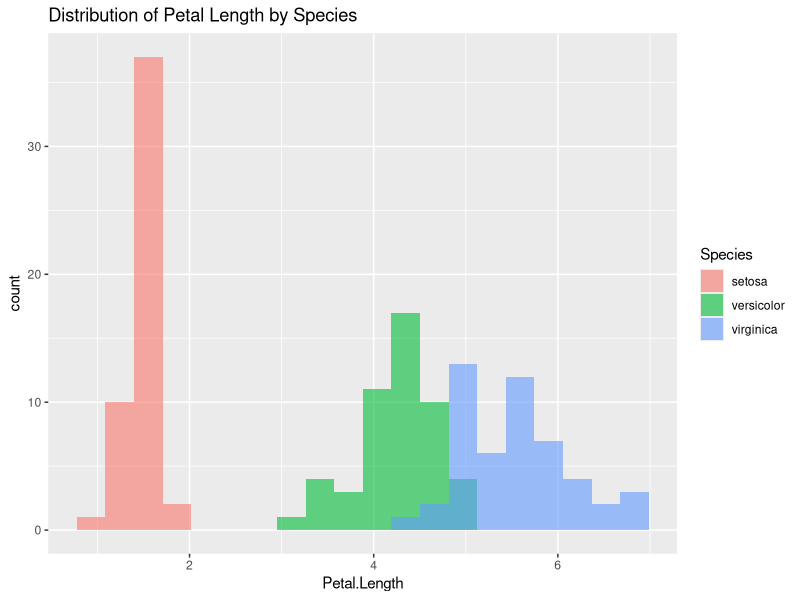
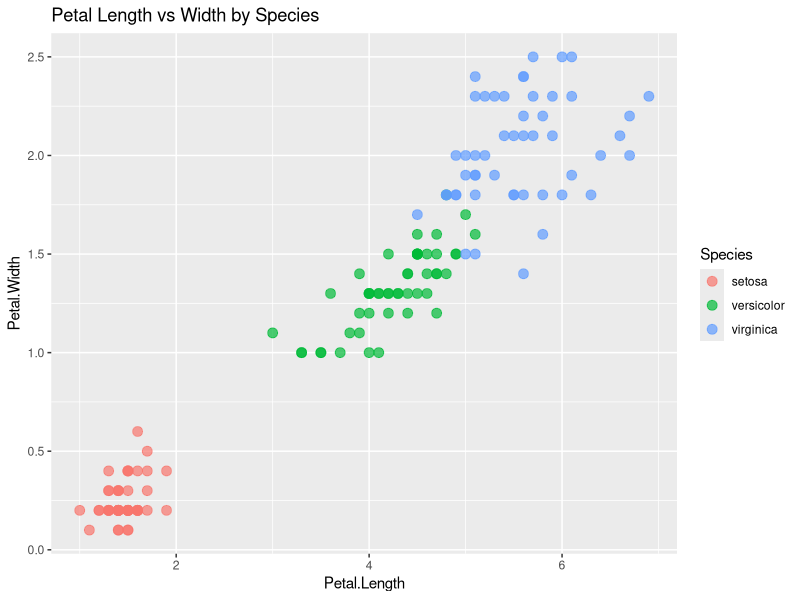
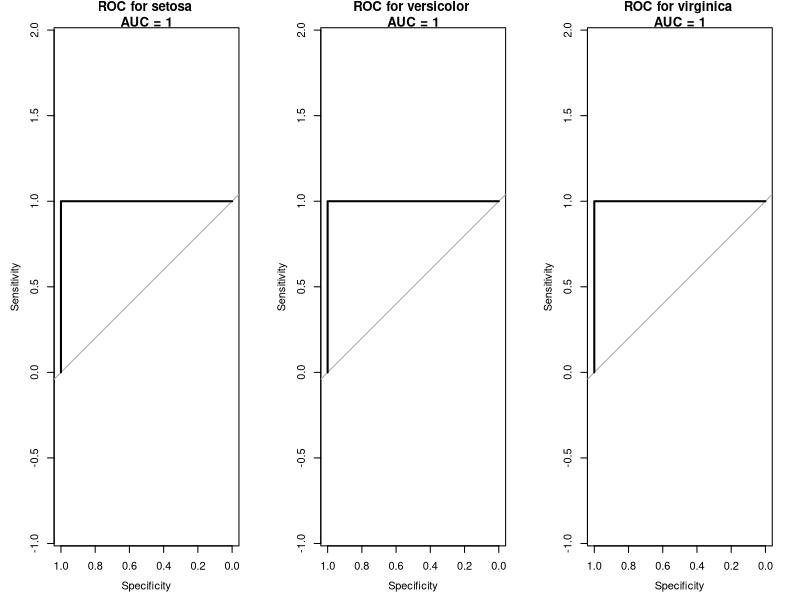
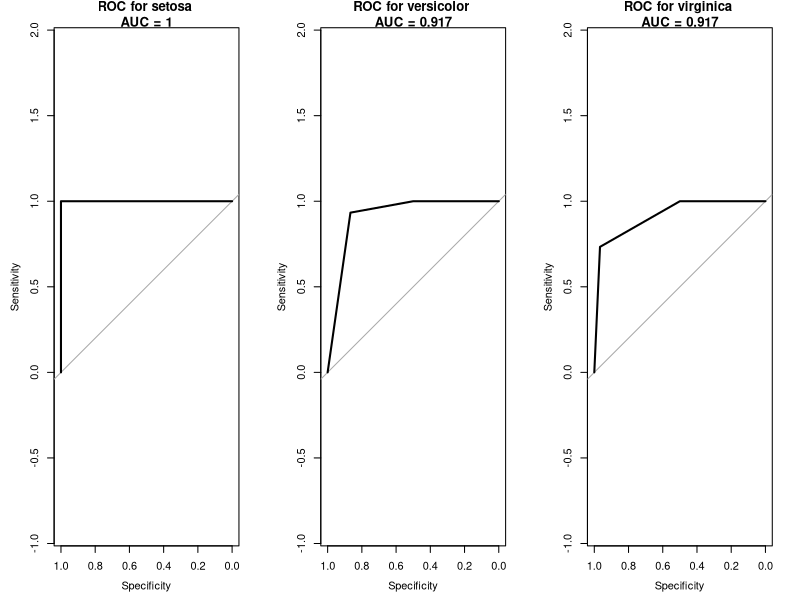
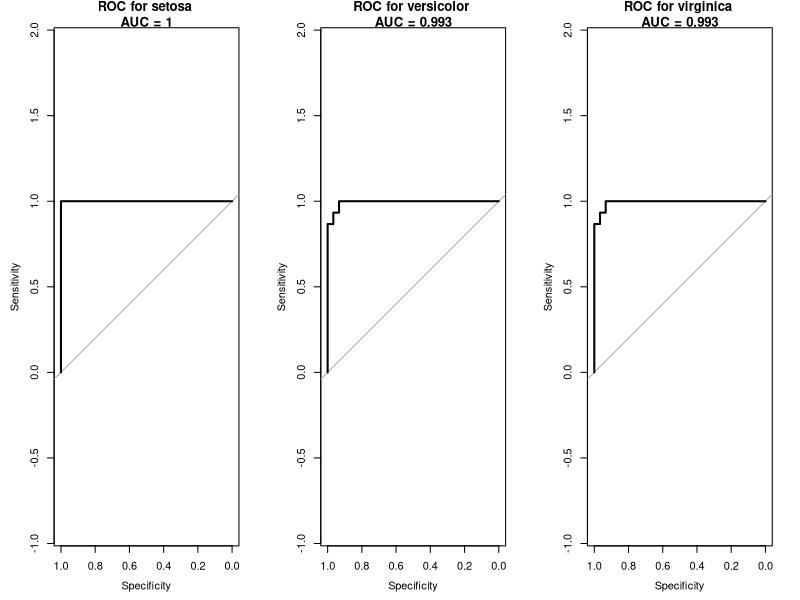
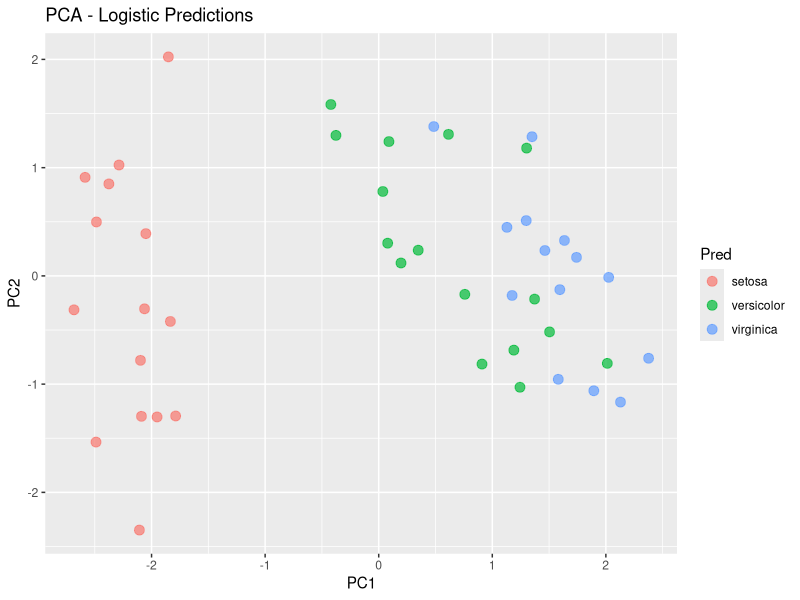
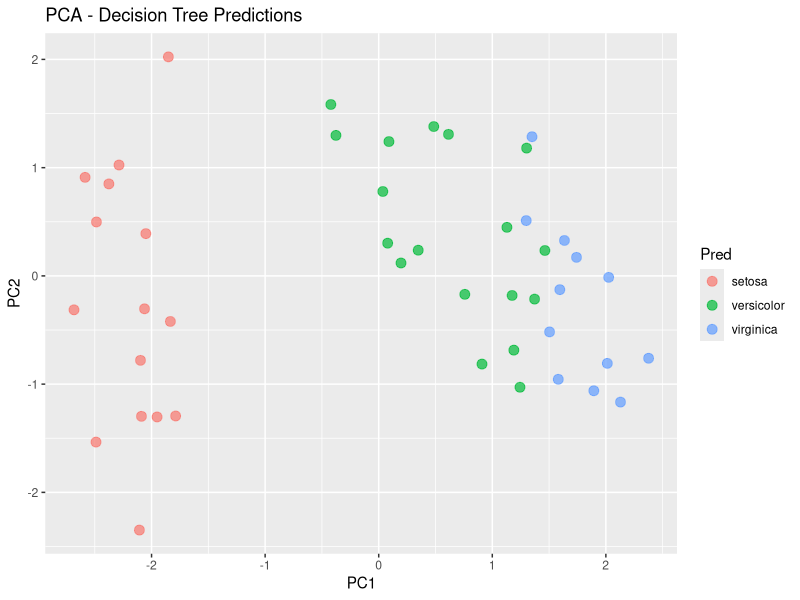
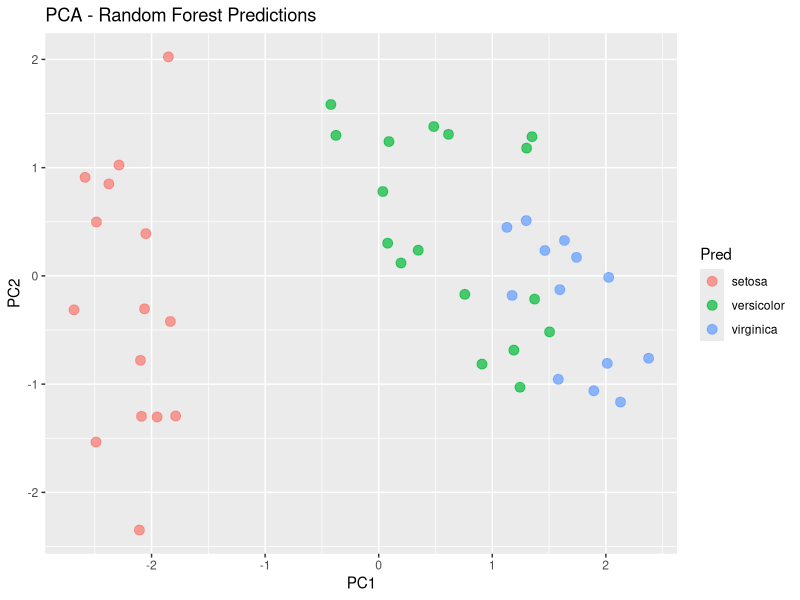

These charts were generated, in order, by the following R code:
## ---- chunk 1
data("iris")
head(iris)
dim(iris)
str(iris)
summary(iris)
## ---- chunk 2
library(ggplot2)
ggplot(iris, aes(x = Petal.Length, fill = Species)) +
  geom_histogram(alpha = 0.6, bins = 20, position = "identity") +
  labs(title = "Distribution of Petal Length by Species")

ggplot(iris, aes(x = Petal.Length, y = Petal.Width, color = Species)) +
  geom_point(size = 3, alpha = 0.7) +
  labs(title = "Petal Length vs Width by Species")

set.seed(42)
library(caret)
data_index =createDataPartition(iris$Species , p = 0.7 , list = FALSE)
train_data = iris[data_index,]
test_data = iris[-data_index ,]
## ---- chunk 3
#Logistic Regression
model_log =train(Species~. , data = train_data , method ="multinom")
# Decision Tree
model_tree =train(Species~. , data = train_data , method ="rpart")
# Random Forest
model_rf = train(Species~. , data = train_data , method ="rf")
## ---- chunk 4
#Logistic Regression
log_predict= predict(model_log, test_data)
confusionMatrix(log_predict , test_data$Species)
# Decision Tree
tree_predict = predict(model_tree ,test_data , type = "raw")
confusionMatrix(tree_predict, test_data$Species)
#Random Forest
rf_predict = predict(model_rf , test_data)
confusionMatrix(rf_predict, test_data$Species)
## ---- chunk 5
results <- data.frame(
  Model = c("Logistic Regression", "Decision Tree", "Random Forest"),
  Accuracy = c(0.978, 0.889, 0.956),
  Kappa = c(0.967, 0.833, 0.933),
  AUC = c(0.995, 0.950, 0.989)
)
knitr::kable(results, caption = "Comparison of Model Performance")
## ---- chunk 6
library(pROC)

log_probs <- predict(model_log, test_data, type = "prob")

par(mfrow=c(1,3))

for (cls in levels(test_data$Species)) {
  binary_labels <- ifelse(test_data$Species == cls, 1, 0)
    roc_curve <- roc(binary_labels,
                   log_probs[, cls],
                   levels = c(0,1),
                   direction = "<")
    auc_value <- auc(roc_curve)
    plot(roc_curve,
       main = paste("ROC for", cls, "\nAUC =", round(auc_value, 3)))
}
## ---- chunk 7
tree_probs <- predict(model_tree, test_data, type = "prob")

par(mfrow=c(1,3))

for (cls in levels(test_data$Species)) {
  binary_labels <- ifelse(test_data$Species == cls, 1, 0)
  roc_curve <- roc(binary_labels,
                   tree_probs[, cls],
                   levels = c(0,1),
                   direction = "<")
    auc_value <- auc(roc_curve)
    plot(roc_curve,
       main = paste("ROC for", cls, "\nAUC =", round(auc_value, 3)))
}
## ---- chunk 8
rf_probs <- predict(model_rf, test_data, type = "prob")

par(mfrow=c(1,3))

for (cls in levels(test_data$Species)) {
  binary_labels <- ifelse(test_data$Species == cls, 1, 0)
    roc_curve <- roc(binary_labels,
                   rf_probs[, cls],
                   levels = c(0,1),
                   direction = "<")
  auc_value <- auc(roc_curve)
    plot(roc_curve,
       main = paste("ROC for", cls, "\nAUC =", round(auc_value, 3)))
}
## ---- chunk 9
pca_res <- prcomp(test_data[,1:4], scale. = TRUE)

pca_plot <- function(pred, method){
  pca_df <- data.frame(pca_res$x[,1:2], Pred = pred)
  ggplot(pca_df, aes(PC1, PC2, color = Pred)) +
    geom_point(size = 3, alpha = 0.7) +
    labs(title = paste("PCA -", method, "Predictions"))
}

p1 <- pca_plot(log_predict, "Logistic")
p2 <- pca_plot(tree_predict, "Decision Tree")
p3 <- pca_plot(rf_predict, "Random Forest")

print(p1); print(p2); print(p3)
## ---- chunk 10
heatmap_cm <- function(pred, method){
  cm <- confusionMatrix(pred, test_data$Species)
  cm_table <- as.data.frame(cm$table)
  
  ggplot(cm_table, aes(Reference, Prediction, fill = Freq)) +
    geom_tile() +
    geom_text(aes(label = Freq), color = "white", size = 6) +
    scale_fill_gradient(low = "blue", high = "red") +
    labs(title = paste("Heatmap - Confusion Matrix (", method, ")"))
}

h1 <- heatmap_cm(log_predict, "Logistic")
h2 <- heatmap_cm(tree_predict, "Decision Tree")
h3 <- heatmap_cm(rf_predict, "Random Forest")

print(h1); print(h2); print(h3)
